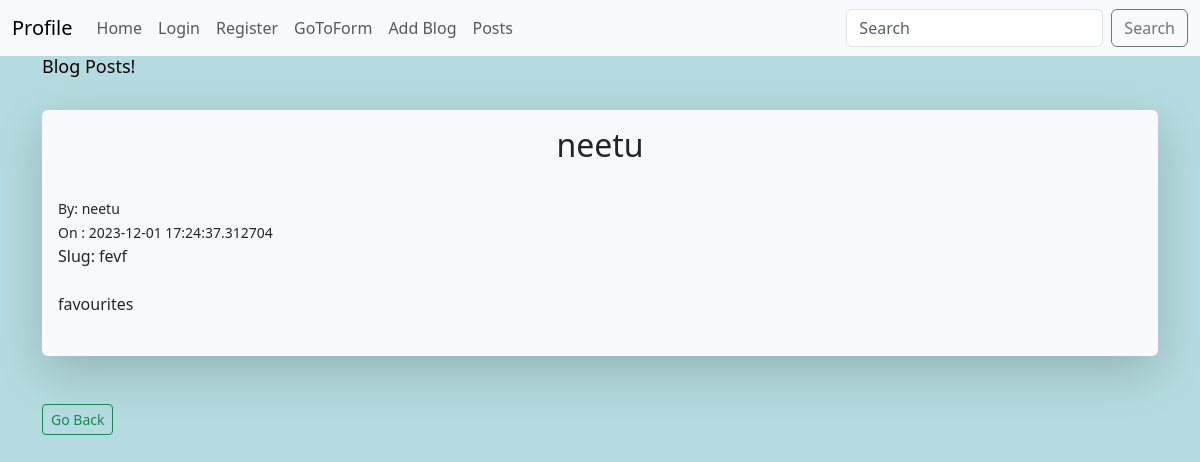
/post/1, run on the app's committed database.
### app.py (models this page shows, shortened)
class Posts(db.Model):
    id=db.Column(db.Integer,primary_key=True)
    content=db.Column(db.Text)
    title=db.Column(db.String(230))
    date_posted=db.Column(db.DateTime, default=datetime.utcnow)
    slug=db.Column(db.String(225))
    poster_id=db.Column(db.Integer,db.ForeignKey('users.id'))

class Users(db.Model,UserMixin):
    id=db.Column(db.Integer,primary_key=True)
    username=db.Column(db.String(25),nullable=False,unique=True)
    name=db.Column(db.String(150),nullable=False)
    email=db.Column(db.String(200),nullable=False,unique=True)
    about_author=db.Column(db.Text(500),nullable=True)
    favourite_color=db.Column(db.String(200))
    date_added=db.Column(db.DateTime,default=datetime.utcnow)
    password_hash=db.Column(db.String(200))
    profile_pic=db.Column(db.String(),nullable=True)
    posts=db.relationship('Posts',backref="poster")
    @property
    def password(self):
        raise AttributeError('Password Attribute is not readable!')

### app.py (the view)
@app.route('/post/<int:id>')
def post(id):
    post=Posts.query.get_or_404(id)
    return render_template('post.html',post=post)

### webforms.py
class SearchForm(FlaskForm):
    searched=StringField("Searched",validators=[DataRequired()])
    submit=SubmitField("Submit")

### app.py (called while the page is built)
@app.context_processor
def base():
    form=SearchForm()
    return dict(form=form)

### templates/post.html (shortened to what this page needs)
{%extends 'base.html'%}
{%block content%}
<h1>Blog Posts!</h1>
<br/>
<div class="shadow-lg p-3 mb-5 bg-body-tertiary rounded">
    <center><h2>{{post.title}}</h2>
        <br/></center>
    <small>By: {{post.poster.name}}
        <br/>
        On : {{post.date_posted}}
        <br/></small>
    Slug: {{post.slug}}
    <br/> <br/>
    {{post.content|safe }}
    <br/><br/>
</div>
<a href="{{url_for('posts')}}" class="btn btn-outline-success btn-sm">Go Back</a>
{% endblock %}

### static/css/style.css (style rules this page uses)
h1 { color: rgb(12, 1, 5); font-size: large; }
body { background-color: rgb(180, 219, 223); }

### data on the page
Posts: title "neetu", date_posted "2023-12-01 17:24:37.312704", slug "fevf", content "favourites"
Users: poster.name "neetu"
